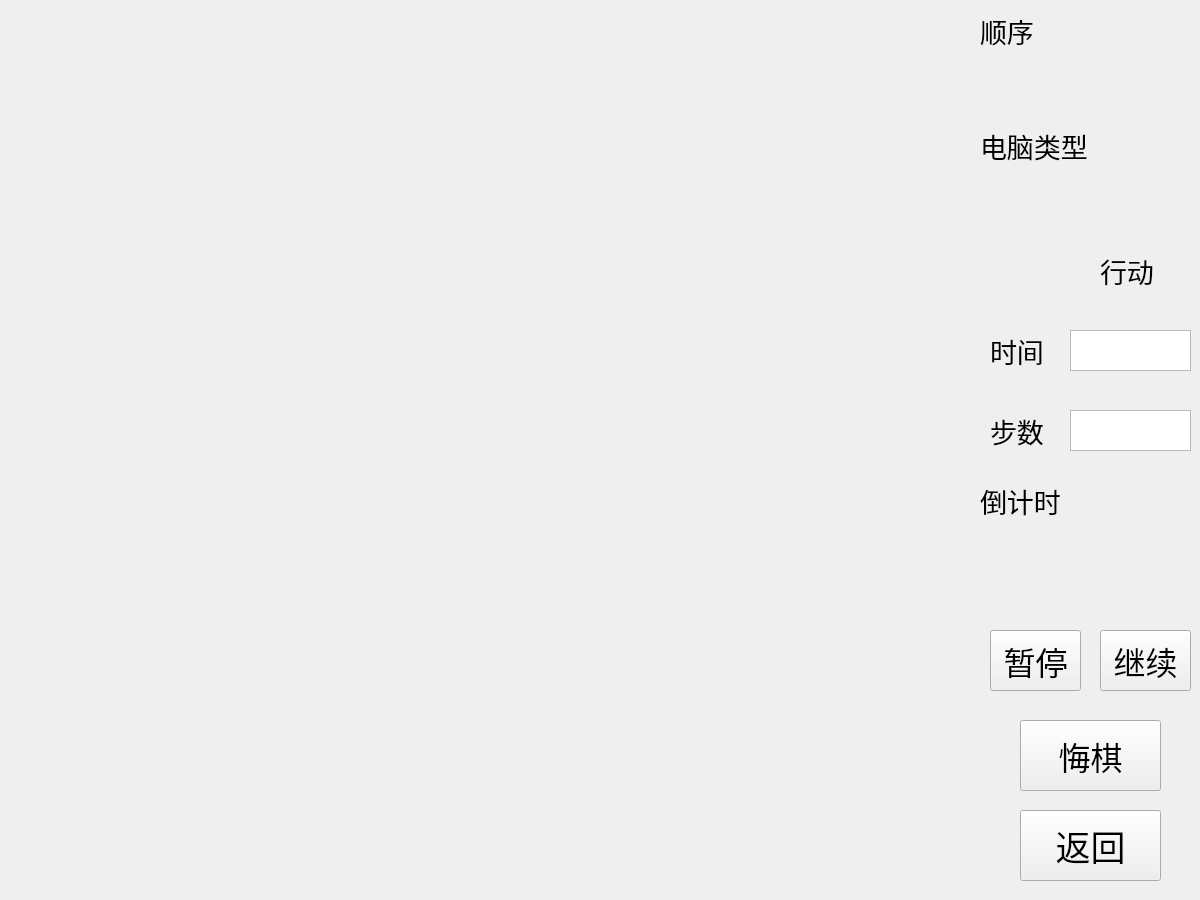
<?xml version="1.0" encoding="UTF-8"?>
<ui version="4.0">
 <class>AIgame</class>
 <widget class="QWidget" name="AIgame">
  <property name="geometry">
   <rect>
    <x>0</x>
    <y>0</y>
    <width>1200</width>
    <height>900</height>
   </rect>
  </property>
  <property name="minimumSize">
   <size>
    <width>1200</width>
    <height>900</height>
   </size>
  </property>
  <property name="maximumSize">
   <size>
    <width>1200</width>
    <height>900</height>
   </size>
  </property>
  <property name="windowTitle">
   <string>Form</string>
  </property>
  <widget class="QWidget" name="widget" native="true">
   <property name="geometry">
    <rect>
     <x>20</x>
     <y>20</y>
     <width>951</width>
     <height>861</height>
    </rect>
   </property>
  </widget>
  <widget class="QPushButton" name="pushButton">
   <property name="geometry">
    <rect>
     <x>1020</x>
     <y>720</y>
     <width>141</width>
     <height>71</height>
    </rect>
   </property>
   <property name="font">
    <font>
     <family>隶书</family>
     <pointsize>24</pointsize>
    </font>
   </property>
   <property name="text">
    <string>悔棋</string>
   </property>
  </widget>
  <widget class="QPushButton" name="pushButton_2">
   <property name="geometry">
    <rect>
     <x>1020</x>
     <y>810</y>
     <width>141</width>
     <height>71</height>
    </rect>
   </property>
   <property name="font">
    <font>
     <family>隶书</family>
     <pointsize>26</pointsize>
    </font>
   </property>
   <property name="text">
    <string>返回</string>
   </property>
  </widget>
  <widget class="QLabel" name="label">
   <property name="geometry">
    <rect>
     <x>980</x>
     <y>10</y>
     <width>101</width>
     <height>41</height>
    </rect>
   </property>
   <property name="font">
    <font>
     <family>造字工房典黑（非商用）粗体</family>
     <pointsize>20</pointsize>
    </font>
   </property>
   <property name="text">
    <string>顺序</string>
   </property>
  </widget>
  <widget class="QLabel" name="label_2">
   <property name="geometry">
    <rect>
     <x>980</x>
     <y>120</y>
     <width>161</width>
     <height>51</height>
    </rect>
   </property>
   <property name="font">
    <font>
     <family>造字工房典黑（非商用）粗体</family>
     <pointsize>20</pointsize>
    </font>
   </property>
   <property name="text">
    <string>电脑类型</string>
   </property>
  </widget>
  <widget class="QTextBrowser" name="textBrowser">
   <property name="geometry">
    <rect>
     <x>1070</x>
     <y>410</y>
     <width>121</width>
     <height>41</height>
    </rect>
   </property>
   <property name="font">
    <font>
     <family>黑体</family>
     <pointsize>16</pointsize>
    </font>
   </property>
  </widget>
  <widget class="QLabel" name="label_3">
   <property name="geometry">
    <rect>
     <x>990</x>
     <y>400</y>
     <width>91</width>
     <height>61</height>
    </rect>
   </property>
   <property name="font">
    <font>
     <family>造字工房典黑（非商用）粗体</family>
     <pointsize>20</pointsize>
    </font>
   </property>
   <property name="text">
    <string>步数</string>
   </property>
  </widget>
  <widget class="QLabel" name="label_4">
   <property name="geometry">
    <rect>
     <x>1020</x>
     <y>60</y>
     <width>131</width>
     <height>61</height>
    </rect>
   </property>
   <property name="font">
    <font>
     <family>华文楷体</family>
     <pointsize>20</pointsize>
    </font>
   </property>
   <property name="text">
    <string/>
   </property>
  </widget>
  <widget class="QLabel" name="label_5">
   <property name="geometry">
    <rect>
     <x>1020</x>
     <y>180</y>
     <width>171</width>
     <height>51</height>
    </rect>
   </property>
   <property name="font">
    <font>
     <family>华文楷体</family>
     <pointsize>20</pointsize>
    </font>
   </property>
   <property name="text">
    <string/>
   </property>
  </widget>
  <widget class="QLabel" name="label_6">
   <property name="geometry">
    <rect>
     <x>980</x>
     <y>470</y>
     <width>131</width>
     <height>61</height>
    </rect>
   </property>
   <property name="font">
    <font>
     <family>造字工房典黑（非商用）粗体</family>
     <pointsize>20</pointsize>
    </font>
   </property>
   <property name="text">
    <string>倒计时</string>
   </property>
  </widget>
  <widget class="QLabel" name="label_7">
   <property name="geometry">
    <rect>
     <x>1100</x>
     <y>450</y>
     <width>91</width>
     <height>81</height>
    </rect>
   </property>
   <property name="font">
    <font>
     <family>Arial</family>
     <pointsize>28</pointsize>
     <weight>75</weight>
     <bold>true</bold>
    </font>
   </property>
   <property name="styleSheet">
    <string notr="true">color: rgb(255, 0, 0);</string>
   </property>
   <property name="text">
    <string/>
   </property>
  </widget>
  <widget class="QLabel" name="label_8">
   <property name="geometry">
    <rect>
     <x>990</x>
     <y>550</y>
     <width>201</width>
     <height>61</height>
    </rect>
   </property>
   <property name="font">
    <font>
     <family>造字工房典黑（非商用）粗体</family>
     <pointsize>14</pointsize>
    </font>
   </property>
   <property name="styleSheet">
    <string notr="true">color: rgb(0, 85, 255);</string>
   </property>
   <property name="text">
    <string/>
   </property>
  </widget>
  <widget class="QPushButton" name="pushButton_3">
   <property name="geometry">
    <rect>
     <x>990</x>
     <y>630</y>
     <width>91</width>
     <height>61</height>
    </rect>
   </property>
   <property name="font">
    <font>
     <family>隶书</family>
     <pointsize>24</pointsize>
    </font>
   </property>
   <property name="text">
    <string>暂停</string>
   </property>
  </widget>
  <widget class="QPushButton" name="pushButton_4">
   <property name="geometry">
    <rect>
     <x>1100</x>
     <y>630</y>
     <width>91</width>
     <height>61</height>
    </rect>
   </property>
   <property name="font">
    <font>
     <family>隶书</family>
     <pointsize>24</pointsize>
    </font>
   </property>
   <property name="text">
    <string>继续</string>
   </property>
  </widget>
  <widget class="QLabel" name="label_9">
   <property name="geometry">
    <rect>
     <x>1100</x>
     <y>250</y>
     <width>101</width>
     <height>41</height>
    </rect>
   </property>
   <property name="font">
    <font>
     <family>造字工房典黑（非商用）粗体</family>
     <pointsize>20</pointsize>
    </font>
   </property>
   <property name="text">
    <string>行动</string>
   </property>
  </widget>
  <widget class="QLabel" name="label_10">
   <property name="geometry">
    <rect>
     <x>990</x>
     <y>240</y>
     <width>91</width>
     <height>61</height>
    </rect>
   </property>
   <property name="font">
    <font>
     <family>华文楷体</family>
     <pointsize>20</pointsize>
    </font>
   </property>
   <property name="styleSheet">
    <string notr="true">color: rgb(0, 0, 255);</string>
   </property>
   <property name="text">
    <string/>
   </property>
  </widget>
  <widget class="QLabel" name="label_11">
   <property name="geometry">
    <rect>
     <x>990</x>
     <y>320</y>
     <width>131</width>
     <height>61</height>
    </rect>
   </property>
   <property name="font">
    <font>
     <family>造字工房典黑（非商用）粗体</family>
     <pointsize>20</pointsize>
    </font>
   </property>
   <property name="text">
    <string>时间</string>
   </property>
  </widget>
  <widget class="QTextBrowser" name="textBrowser_2">
   <property name="geometry">
    <rect>
     <x>1070</x>
     <y>330</y>
     <width>121</width>
     <height>41</height>
    </rect>
   </property>
   <property name="font">
    <font>
     <family>黑体</family>
     <pointsize>16</pointsize>
    </font>
   </property>
  </widget>
 </widget>
 <resources/>
 <connections/>
</ui>
